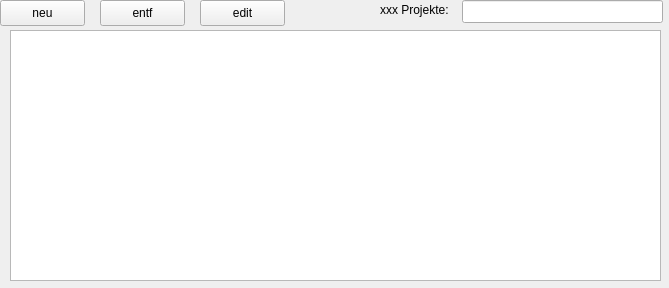
<?xml version="1.0" encoding="UTF-8"?>
<ui version="4.0">
 <class>Form_projekte</class>
 <widget class="QWidget" name="Form_projekte">
  <property name="geometry">
   <rect>
    <x>0</x>
    <y>0</y>
    <width>669</width>
    <height>288</height>
   </rect>
  </property>
  <property name="windowTitle">
   <string>Form</string>
  </property>
  <widget class="QLineEdit" name="lineEdit_suche">
   <property name="geometry">
    <rect>
     <x>462</x>
     <y>0</y>
     <width>201</width>
     <height>23</height>
    </rect>
   </property>
  </widget>
  <widget class="QLabel" name="label_suche">
   <property name="geometry">
    <rect>
     <x>380</x>
     <y>0</y>
     <width>81</width>
     <height>20</height>
    </rect>
   </property>
   <property name="text">
    <string>xxx Projekte:</string>
   </property>
  </widget>
  <widget class="QPushButton" name="pushButton_new">
   <property name="geometry">
    <rect>
     <x>0</x>
     <y>0</y>
     <width>85</width>
     <height>26</height>
    </rect>
   </property>
   <property name="text">
    <string>neu</string>
   </property>
  </widget>
  <widget class="QPushButton" name="pushButton_del">
   <property name="geometry">
    <rect>
     <x>100</x>
     <y>0</y>
     <width>85</width>
     <height>26</height>
    </rect>
   </property>
   <property name="text">
    <string>entf</string>
   </property>
  </widget>
  <widget class="QPushButton" name="pushButton_edit">
   <property name="geometry">
    <rect>
     <x>200</x>
     <y>0</y>
     <width>85</width>
     <height>26</height>
    </rect>
   </property>
   <property name="text">
    <string>edit</string>
   </property>
  </widget>
  <widget class="QTableView" name="tableView">
   <property name="geometry">
    <rect>
     <x>10</x>
     <y>30</y>
     <width>651</width>
     <height>251</height>
    </rect>
   </property>
   <property name="dragEnabled">
    <bool>true</bool>
   </property>
   <property name="alternatingRowColors">
    <bool>true</bool>
   </property>
  </widget>
 </widget>
 <resources/>
 <connections/>
</ui>
